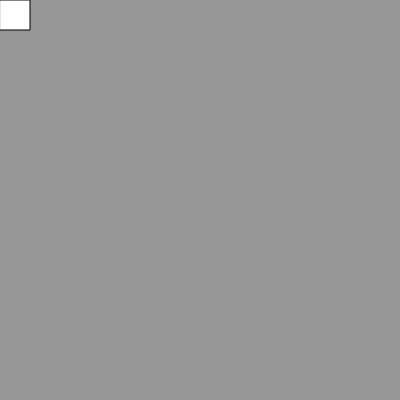
Frame 1 (no input)
Frame 60 (no input): identical to frame 1, image omitted
Frame 120 (the mouse pressed at the canvas centre since frame 60): identical to frame 1, image omitted

The p5.js sketch that drew this single still picture (run headless with seeded random() and noise() and a simulated clock; from frame 60 on, the mouse is pressed at the canvas centre):

// p5.js sketch
// ── sketch.js

var x = 0;
var y = 0;

function setup() {
    createCanvas(400, 400);
}

function draw() {
    background(150);
    rect(x, y, 30, 30);
}

function keyPressed() {
    if (keyCode === LEFT_ARROW) {
      x-= 10;
    }
    else if (keyCode === RIGHT_ARROW) {
      x+= 10;
    }
    else if (keyCode === UP_ARROW) {
      y-= 10;
    }
    else if (keyCode === DOWN_ARROW) {
      y+= 10;
    }
}
